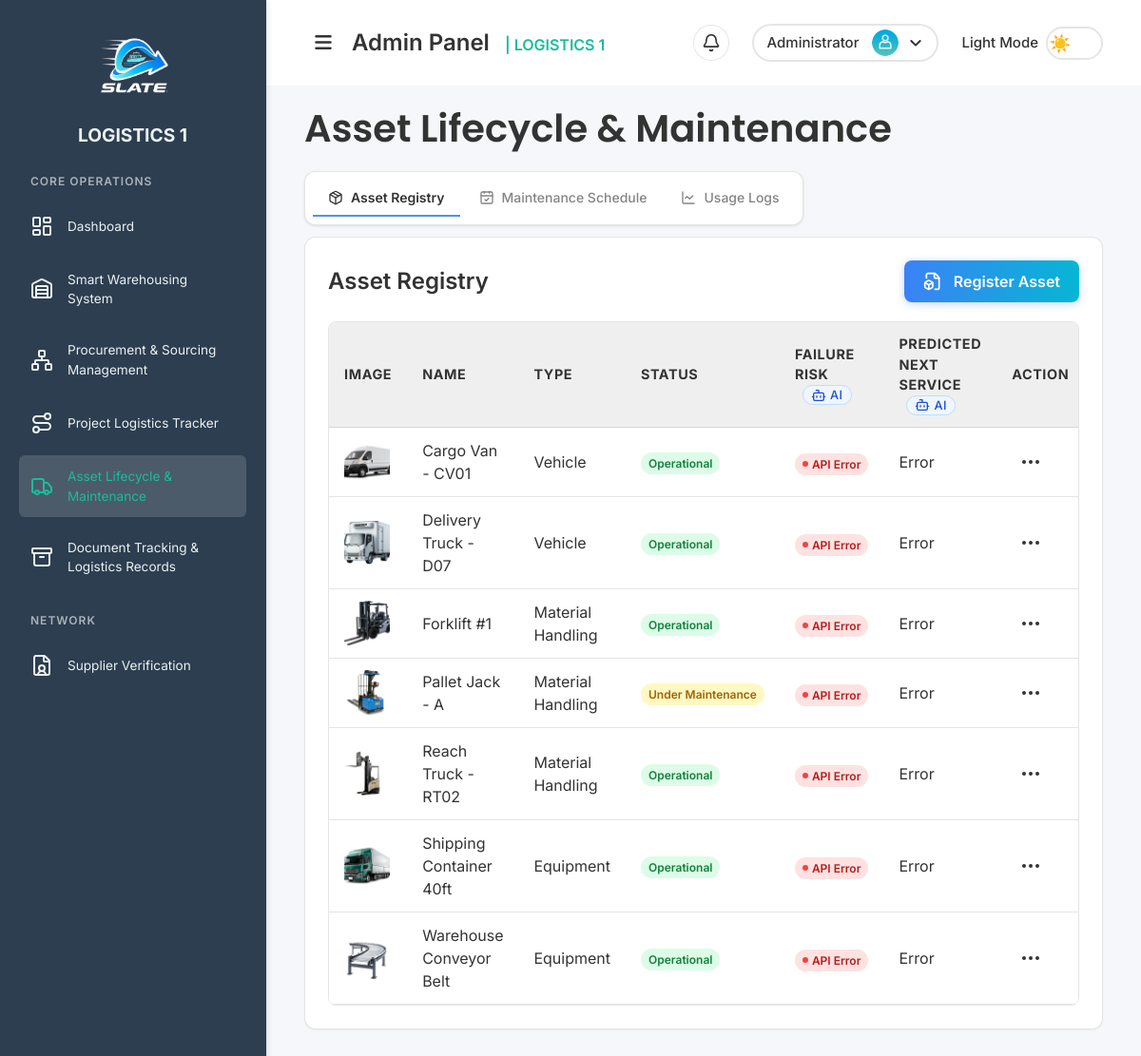
/pages/asset_lifecycle_maintenance.php (signed in), run on the app's committed database.
### tables this page shows
CREATE TABLE `assets` (
  `id` int NOT NULL,
  `asset_name` varchar(255) NOT NULL,
  `asset_type` varchar(100) DEFAULT NULL,
  `purchase_date` date DEFAULT NULL,
  `status` varchar(50) DEFAULT 'Operational',
  `image_path` varchar(255) DEFAULT NULL,
  `created_at` timestamp NULL DEFAULT CURRENT_TIMESTAMP
);

### pages/asset_lifecycle_maintenance.php (the view, shortened to what this page needs)
<?php
require_once '../includes/functions/asset.php';
automateMaintenanceSchedules();
$assets = getAllAssets();
$forecasts = getPredictiveMaintenanceForecasts($assets);
?>
<!DOCTYPE html>
<html lang="en">
<head>
  <link rel="stylesheet" href="../assets/css/styles.css">
  <link rel="stylesheet" href="../assets/css/sidebar.css">
  <link rel="stylesheet" href="https://cdnjs.cloudflare.com/ajax/libs/font-awesome/6.7.2/css/all.min.css">
  <script src="https://cdn.tailwindcss.com"></script>
</head>
<body class="sidebar-active">
  <div class="sidebar" id="sidebar"> <?php include '../partials/sidebar.php'; ?> </div>
  <div class="main-content-wrapper" id="mainContentWrapper">
    <div class="content" id="mainContent">
      <?php include '../partials/header.php'; ?>
      <h1 class="font-semibold page-title">Asset Lifecycle & Maintenance</h1>
      <div class="tabs-container mb-3">
        <div class="tabs-bar">
          <button class="tab-button active" data-tab="asset-registry">
            <i data-lucide="package" class="w-4 h-4 mr-2"></i>
            Asset Registry
          </button>
          <button class="tab-button" data-tab="maintenance-schedule">
            <i data-lucide="calendar-check" class="w-4 h-4 mr-2"></i>
            Maintenance Schedule
          </button>
          <button class="tab-button" data-tab="usage-logs">
            <i data-lucide="line-chart" class="w-4 h-4 mr-2"></i>
            Usage Logs
          </button>
        </div>
      </div>
      <div class="tab-content active" id="asset-registry-tab">
        <div class="bg-[var(--card-bg)] border border-[var(--card-border)] rounded-xl p-6 shadow-sm">
          <div class="flex justify-between items-center mb-5">
            <h2 class="text-2xl font-semibold text-[var(--text-color)]">Asset Registry</h2>
            <?php if ($_SESSION['role'] === 'admin' || $_SESSION['role'] === 'alms'): ?>
            <button type="button" class="btn-primary" onclick="openCreateAssetModal()">
              <i data-lucide="file-box" class="w-5 h-5 lg:mr-2 sm:mr-0"></i><span class="hidden sm:inline">Register Asset</span>
            </button>
            <?php endif; ?>
          </div>
          <div class="table-container">
            <table class="data-table">
              <thead>
                <tr>
                  <th>Image</th>
                  <th>Name</th>
                  <th>Type</th>
                  <th>Status</th>
                  <th>Failure Risk
                      <span class="inline-flex items-center gap-1 ml-2 px-2 py-0.3 text-[0.8rem] font-medium text-blue-700 bg-blue-50 border border-blue-200 rounded-full align-top">
                        <i data-lucide="bot" class="w-4 h-4"></i>
                        AI
                      </span>
                    </th>
                  <th>Predicted Next Service
                      <span class="inline-flex items-center gap-1 ml-2 px-2 py-0.3 text-[0.8rem] font-medium text-blue-700 bg-blue-50 border border-blue-200 rounded-full align-top">
                        <i data-lucide="bot" class="w-4 h-4"></i>
                        AI
                      </span>
                  </th>
                  <?php if ($_SESSION['role'] === 'admin' || $_SESSION['role'] === 'alms'): ?><th>Action</th><?php endif; ?>
                </tr>
              </thead>
              <tbody>
                <?php foreach($assets as $asset): ?>
                <tr>
                  <td>
                    <?php if (!empty($asset['image_path']) && file_exists('../' . $asset['image_path'])): ?>
                      <img src="../<?php echo htmlspecialchars($asset['image_path']); ?>" alt="<?php echo htmlspecialchars($asset['asset_name']); ?>" class="w-12 h-12 object-cover rounded-md cursor-pointer" onclick="showImageModal('../<?php echo htmlspecialchars($asset['image_path']); ?>', '<?php echo htmlspecialchars($asset['asset_name']); ?>')">
                    <?php else: ?>
                      <div class="w-12 h-12 bg-gray-100 rounded-md border border-gray-200 flex items-center justify-center">
                        <i data-lucide="image" class="w-6 h-6 text-gray-400"></i>
                      </div>
                    <?php endif; ?>
                  </td>
                  <td><?php echo htmlspecialchars($asset['asset_name']); ?></td>
                  <td><?php echo htmlspecialchars($asset['asset_type']); ?></td>
                  <td>
                    <span class="px-1 py-0.5 sm:px-2 sm:py-1 font-semibold leading-tight text-xs rounded-full whitespace-nowrap inline-block <?php
                      $status_class = 'bg-gray-100 text-gray-700';
                      if ($asset['status'] === 'Operational') $status_class = 'bg-green-100 text-green-700';
                      if ($asset['status'] === 'Under Maintenance') $status_class = 'bg-yellow-100 text-yellow-700';
                      echo $status_class;
                    ?>">
                      <?php echo htmlspecialchars($asset['status']); ?>
                    </span>
                  </td>
                  <td>
                    <?php echo $forecasts[$asset['id']]['risk'] ?? '<span class="text-gray-400">No Data</span>'; ?>
                  </td>
                  <td><?php echo $forecasts[$asset['id']]['next_maintenance'] ?? 'N/A'; ?></td>
                  <?php if ($_SESSION['role'] === 'admin' || $_SESSION['role'] === 'alms'): ?>
                  <td>
                    <div class="relative">
                      <button type="button" class="action-dropdown-btn p-2 rounded-full" onclick="toggleAssetDropdown(<?php echo $asset['id']; ?>)">
                        <i data-lucide="more-horizontal" class="w-6 h-6"></i>
                      </button>
                    </div>
                  </td>
                  <?php endif; ?>
                </tr>
                <?php endforeach; ?>
              </tbody>
            </table>
          </div>
        </div>
      </div>
    </div>
  </div>
</body>
</html>

### includes/functions/asset.php (shortened to what this page needs)
<?php
function getAllAssets() {
    $conn = getDbConnection();
    $result = $conn->query("SELECT * FROM assets ORDER BY asset_name ASC");
    $assets = $result ? $result->fetch_all(MYSQLI_ASSOC) : [];
    return $assets;
}
function automateMaintenanceSchedules() {
    $assets = getAllAssets();
    $forecasts = getPredictiveMaintenanceForecasts($assets);
}
function getAssetHistory($asset_id) {
    $conn = getDbConnection();
    $stmt = $conn->prepare("SELECT status, notes, `timestamp` FROM maintenance_history WHERE asset_id = ? ORDER BY `timestamp` ASC");
    $stmt->bind_param("i", $asset_id);
    $stmt->execute();
    $result = $stmt->get_result();
    $history = $result ? $result->fetch_all(MYSQLI_ASSOC) : [];
    return $history;
}
function getAllUsageLogsGroupedByAsset() {
    $conn = getDbConnection();
    $sql = "SELECT a.id as asset_id, a.asset_name, u.log_date, u.metric_name, u.metric_value
            FROM assets a
            JOIN asset_usage_logs u ON a.id = u.asset_id
            ORDER BY a.asset_name ASC, u.log_date DESC";
    $result = $conn->query($sql);
    $logsByAsset = [];
    if ($result) {
        while ($row = $result->fetch_assoc()) {
            $logsByAsset[$row['asset_id']]['asset_name'] = $row['asset_name'];
            $logsByAsset[$row['asset_id']]['logs'][] = $row;
        }
    }
    return $logsByAsset;
}
function getPredictiveMaintenanceForecasts(array $assets): array {
    $conn = getDbConnection();
    $finalForecasts = [];
    $assetsToFetchFromApi = [];
    $cacheExpiryHours = 24;
    foreach ($assets as $asset) {
        $stmt = $conn->prepare("SELECT risk, next_maintenance FROM asset_forecast_cache WHERE asset_id = ? AND cached_at > NOW() - INTERVAL ? HOUR");
        $stmt->bind_param("ii", $asset['id'], $cacheExpiryHours);
        $stmt->execute();
        $result = $stmt->get_result();
        if ($result->num_rows > 0) {
            $cachedData = $result->fetch_assoc();
            $risk = $cachedData['risk'];
            $next_maintenance = $cachedData['next_maintenance'];
            $risk_html = $risk;
            if ($risk === 'Low') {
                $risk_html = '<span class="px-1 py-0.5 sm:px-2 sm:py-1 font-semibold leading-tight text-xs rounded-full whitespace-nowrap inline-flex items-center bg-gray-100 text-gray-700"><span class="inline-block w-1.5 h-1.5 bg-gray-500 rounded-full mr-1"></span>Low</span>';
            } elseif ($risk === 'Medium') {
                $risk_html = '<span class="px-1 py-0.5 sm:px-2 sm:py-1 font-semibold leading-tight text-xs rounded-full whitespace-nowrap inline-flex items-center bg-blue-100 text-blue-700"><span class="inline-block w-1.5 h-1.5 bg-blue-500 rounded-full mr-1"></span>Medium</span>';
            } elseif ($risk === 'High') {
                $risk_html = '<span class="px-1 py-0.5 sm:px-2 sm:py-1 font-semibold leading-tight text-xs rounded-full whitespace-nowrap inline-flex items-center bg-red-100 text-red-700"><span class="inline-block w-1.5 h-1.5 bg-red-500 rounded-full mr-1"></span>High</span>';
            } elseif ($risk === 'No Data') {
                $risk_html = '<span class="px-1 py-0.5 sm:px-2 sm:py-1 font-semibold leading-tight text-xs rounded-full whitespace-nowrap inline-flex items-center bg-gray-100 text-gray-500"><span class="inline-block w-1.5 h-1.5 bg-gray-400 rounded-full mr-1"></span>No Data</span>';
            }
            $finalForecasts[$asset['id']] = ['risk' => $risk_html, 'next_maintenance' => $next_maintenance];
        } else {
            $assetsToFetchFromApi[] = $asset;
        }
    }
    if (!empty($assetsToFetchFromApi)) {
        $apiForecasts = fetchForecastsFromGeminiForAssets($assetsToFetchFromApi);
        foreach ($apiForecasts as $assetId => $forecastData) {
            $finalForecasts[$assetId] = $forecastData;
            $risk = strip_tags($forecastData['risk']);
            $next_maintenance = strip_tags($forecastData['next_maintenance']);
        }
    }
    return $finalForecasts;
}
function fetchForecastsFromGeminiForAssets(array $assets): array {
    $apiKey = 'AIzaSyCdaU_w5RrRdOfsNnxHaM7dvMGrFA34J7o';
    $geminiApiUrl = 'https://generativelanguage.googleapis.com/v1beta/models/gemini-2.0-flash:generateContent?key=' . $apiKey;
    $forecasts = [];
    $assetsWithHistory = [];
    $allUsageLogs = getAllUsageLogsGroupedByAsset();
    foreach ($assets as $asset) {
        $history = getAssetHistory($asset['id']);
        $usage_logs = $allUsageLogs[$asset['id']]['logs'] ?? [];
        if (count($history) < 2 && count($usage_logs) < 2) {
            $no_data_html = '<span class="px-1 py-0.5 sm:px-2 sm:py-1 font-semibold leading-tight text-xs rounded-full whitespace-nowrap inline-flex items-center bg-gray-100 text-gray-500"><span class="inline-block w-1.5 h-1.5 bg-gray-400 rounded-full mr-1"></span>No Data</span>';
            $forecasts[$asset['id']] = ['risk' => $no_data_html, 'next_maintenance' => 'N/A'];
        } else {
            $assetsWithHistory[$asset['id']] = ['name' => $asset['asset_name'], 'type' => $asset['asset_type'], 'history' => $history, 'usage' => $usage_logs];
        }
    }
    $batchPrompt = "As a predictive maintenance analyst for a logistics company, analyze the following assets based on their maintenance history and usage logs. For each asset, provide your output as a JSON object with two keys: 'risk' (a one-word risk level: 'Low', 'Medium', or 'High') and 'next_maintenance' (the predicted next service date in 'M d, Y' format). Today's date is " . date('M d, Y') . ". Return a single minified JSON array containing one object for each asset.\n\n";
    foreach ($assetsWithHistory as $id => $assetData) {
        $batchPrompt .= "Asset ID: {$id}\nAsset Name: {$assetData['name']} ({$assetData['type']})\nMaintenance History:\n";
        foreach ($assetData['history'] as $record) {
            $date = date('Y-m-d', strtotime($record['timestamp']));
            $notes = $record['notes'] ? " ({$record['notes']})" : '';
            $batchPrompt .= "- Date: {$date}, Status: {$record['status']}{$notes}\n";
        }
        if (!empty($assetData['usage'])) {
            $batchPrompt .= "Usage Logs:\n";
            foreach ($assetData['usage'] as $log) {
                $batchPrompt .= "- Date: {$log['log_date']}, {$log['metric_name']}: {$log['metric_value']}\n";
            }
        }
        $batchPrompt .= "\n";
    }
    $data = ["contents" => [["parts" => [["text" => $batchPrompt]]]], "generationConfig" => ["responseMimeType" => "application/json", "temperature" => 0.3]];
    $payload = json_encode($data);
    $ch = curl_init($geminiApiUrl);
    $response = curl_exec($ch);
    $http_code = curl_getinfo($ch, CURLINFO_HTTP_CODE);
    $curl_error = curl_error($ch);
    if ($http_code == 200) {
        $result = json_decode($response, true);
        $json_string = $result['candidates'][0]['content']['parts'][0]['text'] ?? '[]';
        $batch_analysis = json_decode($json_string, true);
        if (is_array($batch_analysis)) {
            foreach ($batch_analysis as $index => $analysis_data) {
                if (isset(array_keys($assetsWithHistory)[$index])) {
                    $assetId = array_keys($assetsWithHistory)[$index];
                    $risk = htmlspecialchars($analysis_data['risk'] ?? 'Error');
                    $next_maintenance = htmlspecialchars($analysis_data['next_maintenance'] ?? 'N/A');
                    $risk_html = $risk;
                    if ($risk === 'Low') {
                        $risk_html = '<span class="px-1 py-0.5 sm:px-2 sm:py-1 font-semibold leading-tight text-xs rounded-full whitespace-nowrap inline-flex items-center bg-gray-100 text-gray-700"><span class="inline-block w-1.5 h-1.5 bg-gray-500 rounded-full mr-1"></span>Low</span>';
                    } elseif ($risk === 'Medium') {
                        $risk_html = '<span class="px-1 py-0.5 sm:px-2 sm:py-1 font-semibold leading-tight text-xs rounded-full whitespace-nowrap inline-flex items-center bg-blue-100 text-blue-700"><span class="inline-block w-1.5 h-1.5 bg-blue-500 rounded-full mr-1"></span>Medium</span>';
                    } elseif ($risk === 'High') {
                        $risk_html = '<span class="px-1 py-0.5 sm:px-2 sm:py-1 font-semibold leading-tight text-xs rounded-full whitespace-nowrap inline-flex items-center bg-red-100 text-red-700"><span class="inline-block w-1.5 h-1.5 bg-red-500 rounded-full mr-1"></span>High</span>';
                    }
                    $forecasts[$assetId] = ['risk' => $risk_html, 'next_maintenance' => $next_maintenance];
                }
            }
        }
    } else {
        foreach ($assetsWithHistory as $id => $asset) {
            $error_detail = !empty($curl_error) ? $curl_error : "HTTP Code: {$http_code}";
            $error_html = '<span class="px-1 py-0.5 sm:px-2 sm:py-1 font-semibold leading-tight text-xs rounded-full whitespace-nowrap inline-flex items-center bg-red-100 text-red-700" title="' . htmlspecialchars($error_detail) . '"><span class="inline-block w-1.5 h-1.5 bg-red-500 rounded-full mr-1"></span>API Error</span>';
            $forecasts[$id] = ['risk' => $error_html, 'next_maintenance' => 'Error'];
        }
    }
    return $forecasts;
}
?>

### data on the page
assets: image_path (picture), asset_name "Cargo Van - CV01", asset_type "Vehicle", status "Operational", id "Error"
assets: image_path (picture), asset_name "Delivery Truck - D07", asset_type "Vehicle", status "Operational", id "Error"
assets: image_path (picture), asset_name "Forklift #1", asset_type "Material Handling", status "Operational", id "Error"
assets: image_path (picture), asset_name "Pallet Jack - A", asset_type "Material Handling", status "Under Maintenance", id "Error"
assets: image_path (picture), asset_name "Reach Truck - RT02", asset_type "Material Handling", status "Operational", id "Error"
assets: image_path (picture), asset_name "Shipping Container 40ft", asset_type "Equipment", status "Operational", id "Error"
assets: image_path (picture), asset_name "Warehouse Conveyor Belt", asset_type "Equipment", status "Operational", id "Error"
